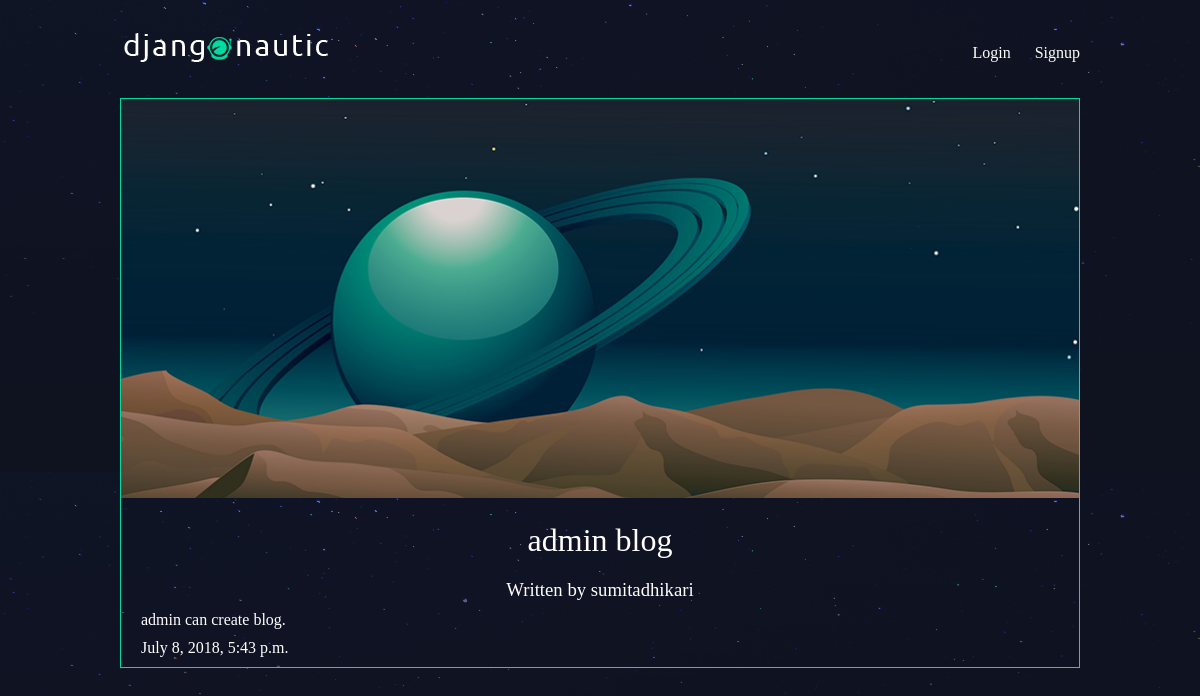
Page /articles/admin-blog/ on the committed database.
### articles/models.py (models this page shows, shortened)
class Article(models.Model):
    title = models.CharField(max_length=100)
    slugs = models.SlugField()
    body = models.TextField()
    date = models.DateTimeField(auto_now_add=True)
    thumb = models.ImageField(default='default.png',blank=True)#blank=True means it can be optional
    author = models.ForeignKey(User,on_delete=models.CASCADE,default=None)

### articles/views.py (the view)
# urls.py: re_path(r'^(?P<slug>[\w-]+)/$',views.article_detail, name="detail")
def article_detail(request,slug):
    article = Article.objects.get(slugs=slug)
    return render(request,'articles/article_detail.html',{ 'article':article})

### articles/templates/articles/article_detail.html
{% extends 'base_layout.html' %}
{% block content %}
<div class="article-detail">
    <div class="article">
      <div class="image">
        <img src="{{ article.thumb.url }}" />
      </div>
        <h2>{{ article.title }}</h2>
        <h3>Written by {{ article.author.username }}</h3>
        <p>{{ article.body }}</p>
        <p>{{ article.date }}</p>
    </div>
</div>
{% endblock %}

### assets/styles.css (style rules this page uses)
body { background-color: #0f121f; background-image: url(/static/stars.png); background-repeat-y: no-repeat; color: #fff; }
body * { font-family: Ubuntu; }
h1, h2, h3, h4, h5 { font-weight: normal; margin: 0; }
.article { padding: 10px; border: 1px solid #00dba0; position: relative; padding-bottom: 40px; }
.article h2 { font-size: 1.2em; }
.article-detail .article { padding: 0; }
.article-detail .article img { max-width: 100%; }
.article-detail .article h2 { text-align: center; margin: 20px auto; font-size: 2em }
.article-detail .article h3 { text-align: center; }
.article-detail .article p { margin: 10px 20px }

### rows in the picture
Article: thumb (placeholder picture), title "admin blog", author.username "sumitadhikari", body "admin can create blog.", date "July 8, 2018, 5:43 p.m."
